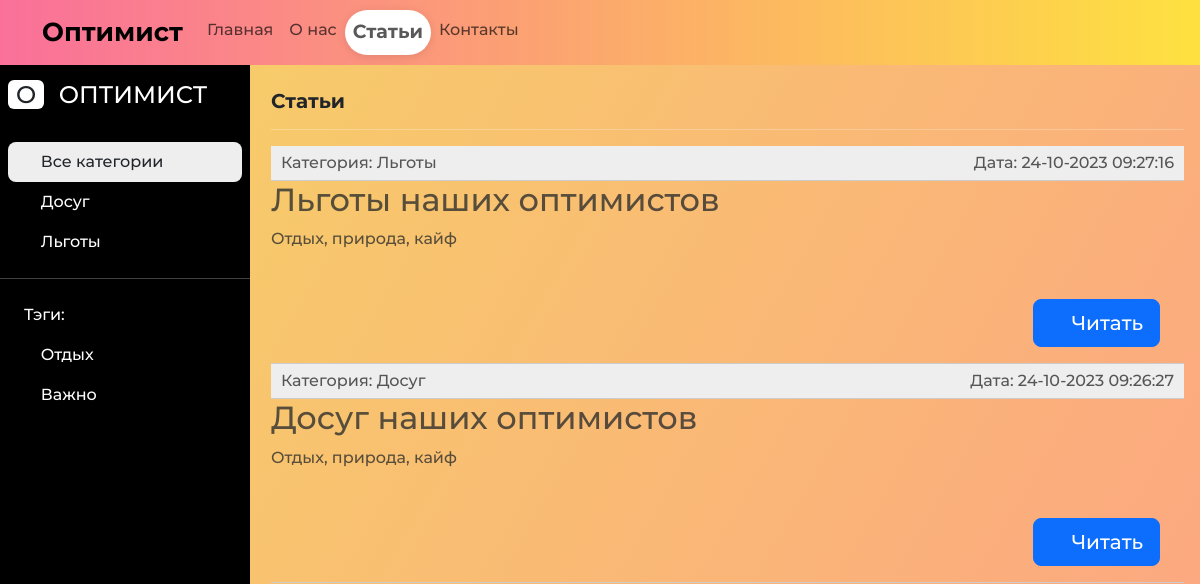
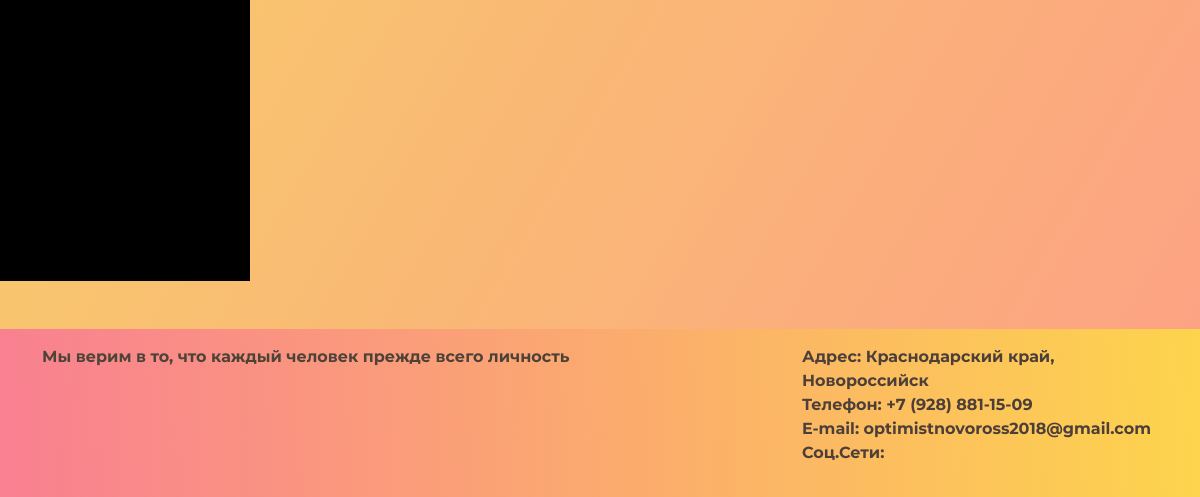
The page /news/ on the database as committed earlier (2 pictures, top to bottom).
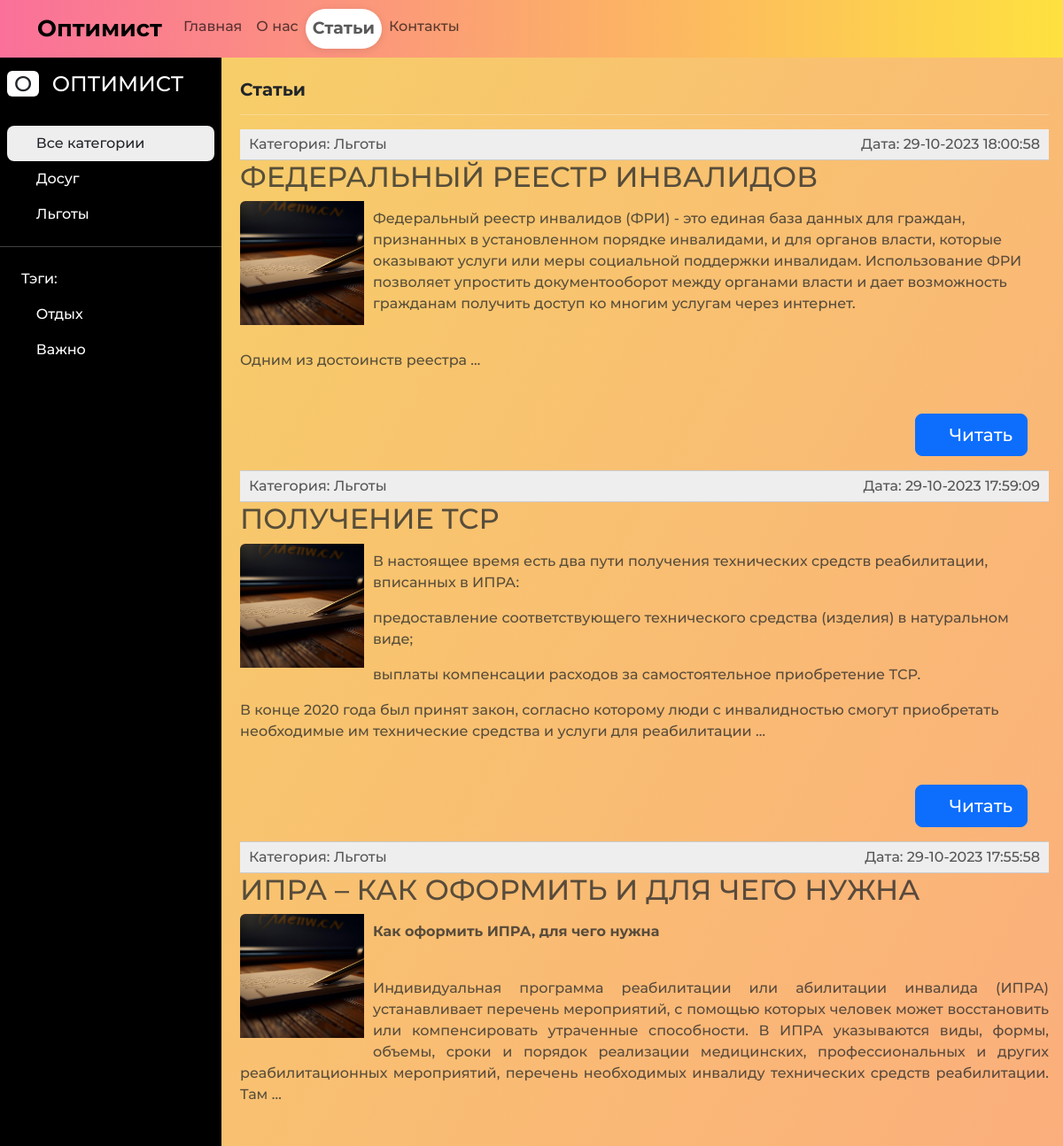
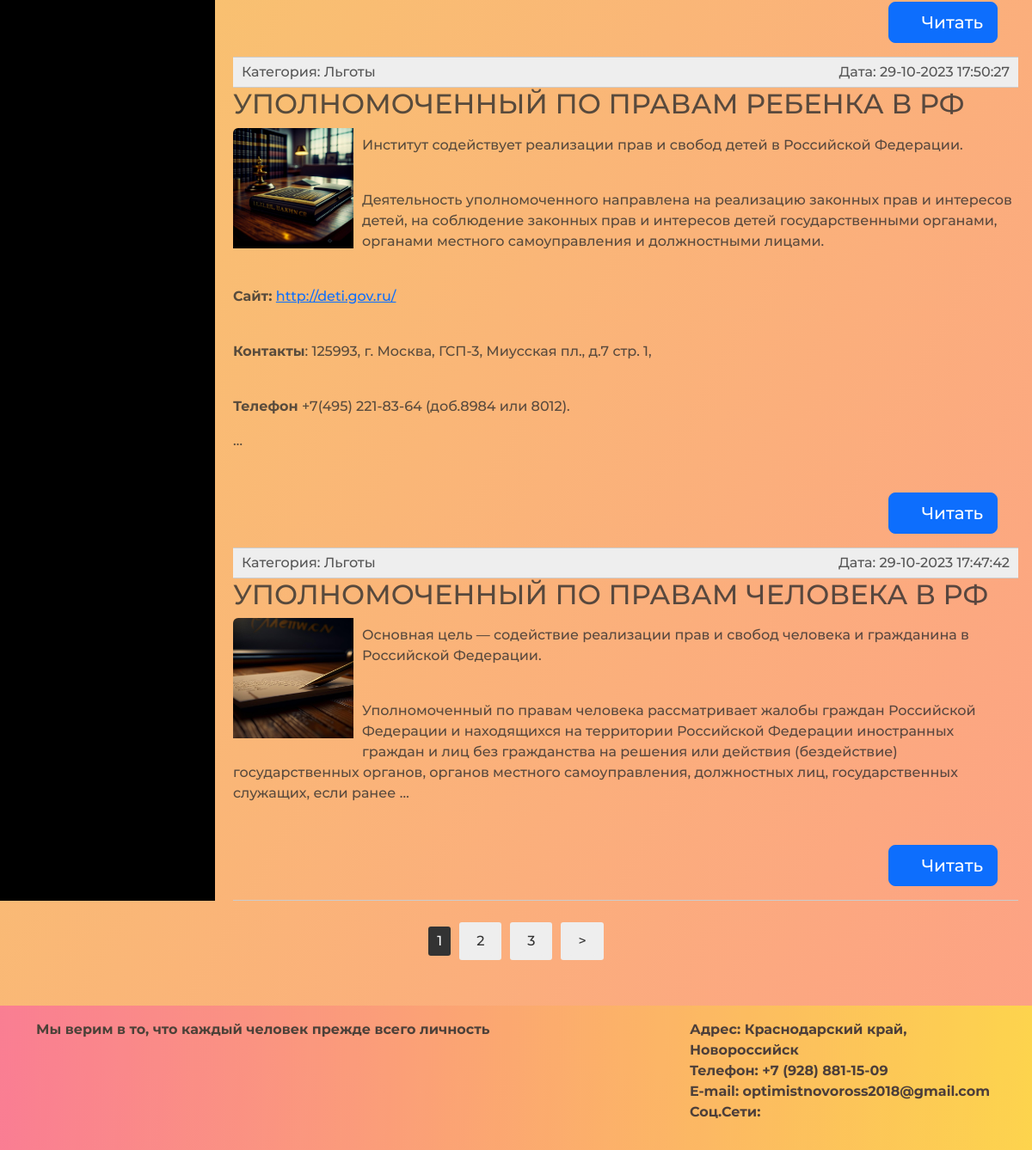
The same page on the database as committed later (2 pictures, top to bottom).
### society_main/models.py (models this page shows, shortened)
class Category(models.Model):
    name = models.CharField(max_length=100, db_index=True, verbose_name="Категория")
    slug = models.SlugField(max_length=255, unique=True, db_index=True)
    icon = models.CharField(max_length=100)
    class Meta:
        verbose_name = "Категория"
        verbose_name_plural = "Категории"
    def get_absolute_url(self):
        return reverse('category', kwargs={'cat_slug': self.slug})

class TagPost(models.Model):
    tag = models.CharField(max_length=100, db_index=True, verbose_name="Тэги")
    slug = models.SlugField(max_length=255, unique=True, db_index=True)
    icon = models.CharField(max_length=100)
    def get_absolute_url(self):
        return reverse('tag', kwargs={'tag_slug': self.slug})

class TimestampedModel(models.Model):
    time_create = models.DateTimeField(auto_now_add=True, verbose_name="Время создания")
    time_update = models.DateTimeField(auto_now=True, verbose_name="Время изменения")
    class Meta:
        abstract = True

class Post(TimestampedModel):
    class Status(models.IntegerChoices):
        DRAFT = 0, 'Черновик'
        PUBLISHED = 1, 'Опубликовано'
    title = models.CharField(max_length=255, verbose_name="Заголовок")
    slug = models.SlugField(max_length=255, unique=True, db_index=True, verbose_name="URL")
    photo = models.ImageField(upload_to="photos/%Y/%m/%d/", default=None, blank=True, null=True, verbose_name="Фото")
    content = models.TextField(blank=True, verbose_name="Текст статьи")
    tags = models.ManyToManyField('TagPost', blank=True, related_name='tags', verbose_name="Теги")
    is_published = models.BooleanField(choices=tuple(map(lambda x: (bool(x[0]), x[1]), Status.choices)),
                                       default=Status.DRAFT, verbose_name="Статус")
    cat = models.ForeignKey('Category', on_delete=models.PROTECT, verbose_name="Категории")
    video = models.FileField(upload_to='videos/%Y/%m/%d/', default=None, blank=True, null=True, verbose_name="Видео")
    objects = models.Manager()
    published = PublishedManager()
    def get_absolute_url(self):
        return reverse('post', kwargs={'slug': self.slug})
    class Meta:
        verbose_name = 'Статьи'
        verbose_name_plural = 'Статьи'
        ordering = ['-time_create']
        indexes = [
            models.Index(fields=['-time_create'])
        ]

### society_main/views.py (the view)
# urls.py: path('news/', NewsView.as_view(), name='news'),
class NewsView(ListView):
    template_name = 'society_main/news.html'
    context_object_name = 'posts'
    paginate_by = 5
    @log
    def get_context_data(self, **kwargs):
        context = super().get_context_data(**kwargs)
        context['title'] = 'Статьи'
        context['cat_selected'] = 0
        context['active_page'] = 'news'
        return context
    @log
    def get_queryset(self):
        return Post.published.all().select_related('cat')

### society_main/models.py (called while the page is built)
    def get_queryset(self):
        return super().get_queryset().filter(is_published=Post.Status.PUBLISHED)

### society_main/templatetags/society_main_tags.py (called while the page is built)
@register.inclusion_tag('society_main/list_categories.html')
def show_categories(cat_selected=0):
    cats = Category.objects.all()
    return {'cats': cats, 'cat_selected': cat_selected}

@register.inclusion_tag('society_main/list_tags.html')
def show_all_tags():
    return {"tags": TagPost.objects.all()}

### society_main/templates/society_main/news.html (shortened to what this page needs)
{% extends "society_main/base.html" %}
{% block content %}
<div class="content-wrapper">
    {% include "society_main/components/sidebar.html" %}
    <div class="articles-content">
        <div class="articles-content px-3 pt-4">
            <h2 class="fs-5 fw-bold"> Статьи </h2>
            <hr class="text-white">
            <ul class="list-group list-articles">
                {% for p in posts %}
                    {% if p.is_published %}
                <li>
                    <div class="article-panel">
                        <p class="first">Категория: {{ p.cat.name }}</p>
                        <p class="last">Дата: {{p.time_update|date:"d-m-Y H:i:s"}}</p>
                    </div>
                <li class="list-group-item-action"><h2 class="text-bold">{{p.title}}</h2>
                    {% if p.photo %}
                    <p><img class="mx-auto img-fluid img-article-left thumb rounded" src="{{p.photo.url}}"></p>
                    {% endif %}
                    {% autoescape off %}
                    {{ p.content|linebreaks|truncatewords:50 }}
                    {% endautoescape %}
                    <div class="d-flex mt-5">
                        <p class="btn btn-lg btn-primary ms-auto me-4"
                           onclick="location.href='{{ p.get_absolute_url }}'">
                            <i class="fa-brands fa-readme"></i> Читать</p>
                    </div>
                </li>
                {% endif %}
                {% endfor %}
            </ul>
        </div>
    </div>
</div>
{% endblock %}
{% block navigation %}
{% if page_obj.has_other_pages %}
<nav class="list-pages">
    <ul>
        {% for p in paginator.page_range %}
        {% if page_obj.number == p %}
        <li class="page-num page-num-selected">{{ p }}</li>
        {% else %}
        <li class="page-num">
            <a href="?page={{ p }}">{{ p }}</a>
        </li>
        {% endif %}
        {% endfor %}
        {% if page_obj.has_next %}
        <li class="page-num">
            <a href="?page={{ page_obj.next_page_number }}">&gt;</a>
        </li>
        {% endif %}
    </ul>
</nav>
{% endif %}
{% endblock %}

### society_main/templates/society_main/list_categories.html
            <ul class="list-unstyled px-2">
                {% if cat_selected == 0 %}
                    <li class="active text-decoration-none px-3 py-2 d-block">
                        <i class="fa-solid fa-list"></i> Все категории </li>
                {% else %}
                        <li class=""><a href="{% url 'news' %}" class="text-decoration-none px-3 py-2 d-block">
                            <i class="fa-solid fa-list"></i> Все категории </a></li>
                {% endif %}
                {% for cat in cats %}
                    {% if cat.id == cat_selected %}
                <li class="active text-decoration-none px-3 py-2 d-block">
                    <i class="{{ cat.icon }}"></i> {{cat.name}} </li>
                {% else %}
                    <li class=""><a href="{{ cat.get_absolute_url }}" class="text-decoration-none px-3 py-2 d-block">
                    <i class="{{ cat.icon }}"></i> {{cat.name}} </a></li>
                {% endif %}
                {% endfor %}
            </ul>

### society_main/templates/society_main/list_tags.html
{% if tags %}
    <ul class="list-unstyled px-2">
        <li class=""><a href="#" class="text-decoration-none px-3 py-2 d-block">
            Тэги:</a></li>
        {% for t in tags %}
        <li><a href="{{t.get_absolute_url}}" class="text-decoration-none px-3 py-2 d-block">
            <i class="{{ t.icon }}"></i> {{ t.tag }}</a></li>
        {% endfor %}
    </ul>
{% endif %}

Rows that differ between the two databases and show on the page:
no longer on this page (row edited): Post: cat.name "Льготы", time_update "24-10-2023 09:27:16", title "Льготы наших оптимистов", content "Отдых, природа, кайф"
no longer on this page (row edited): Post: cat.name "Досуг", time_update "24-10-2023 09:26:27", title "Досуг наших оптимистов", content "Отдых, природа, кайф"
added Post: cat.name "Льготы", time_update "29-10-2023 18:00:58", title "ФЕДЕРАЛЬНЫЙ РЕЕСТР ИНВАЛИДОВ", photo (picture), content "Федеральный реестр инвалидов (ФРИ) - это единая база данных для граждан, признанных в установленном порядке инвалидами, и для органов власти, которые оказывают услуги или меры социальной поддержки инвалидам. Использование ФРИ позволяет упростить документооборот между органами власти и дает возможность гражданам получить доступ ко многим услугам через интернет. Одним из достоинств реестра …"
added Post: cat.name "Льготы", time_update "29-10-2023 17:59:09", title "ПОЛУЧЕНИЕ ТСР", photo (picture), content "В настоящее время есть два пути получения технических средств реабилитации, вписанных в ИПРА: предоставление соответствующего технического средства (изделия) в натуральном виде; выплаты компенсации расходов за самостоятельное приобретение ТСР. В конце 2020 года был принят закон, согласно которому люди с инвалидностью смогут приобретать необходимые им технические средства и услуги для реабилитации …"
added Post: cat.name "Льготы", time_update "29-10-2023 17:55:58", title "ИПРА – КАК ОФОРМИТЬ И ДЛЯ ЧЕГО НУЖНА", photo (picture), content "Как оформить ИПРА, для чего нужна Индивидуальная программа реабилитации или абилитации инвалида (ИПРА) устанавливает перечень мероприятий, с помощью которых человек может восстановить или компенсировать утраченные способности. В ИПРА указываются виды, формы, объемы, сроки и порядок реализации медицинских, профессиональных и других реабилитационных мероприятий, перечень необходимых инвалиду технических средств реабилитации. Там …"
added Post: cat.name "Льготы", time_update "29-10-2023 17:50:27", title "УПОЛНОМОЧЕННЫЙ ПО ПРАВАМ РЕБЕНКА В РФ", photo (picture), content "Институт содействует реализации прав и свобод детей в Российской Федерации. Деятельность уполномоченного направлена на реализацию законных прав и интересов детей, на соблюдение законных прав и интересов детей государственными органами, органами местного самоуправления и должностными лицами. Сайт: http://deti.gov.ru/ Контакты : 125993, г. Москва, ГСП-3, Миусская пл., д.7 стр. 1, Телефон +7(495) 221-83-64 (доб.8984 или 8012). …"
added Post: cat.name "Льготы", time_update "29-10-2023 17:47:42", title "УПОЛНОМОЧЕННЫЙ ПО ПРАВАМ ЧЕЛОВЕКА В РФ", photo (picture), content "Основная цель — содействие реализации прав и свобод человека и гражданина в Российской Федерации. Уполномоченный по правам человека рассматривает жалобы граждан Российской Федерации и находящихся на территории Российской Федерации иностранных граждан и лиц без гражданства на решения или действия (бездействие) государственных органов, органов местного самоуправления, должностных лиц, государственных служащих, если ранее …"
Other text that changed with them:
new list line: "1"
new list line: "2"
new list line: "3"
